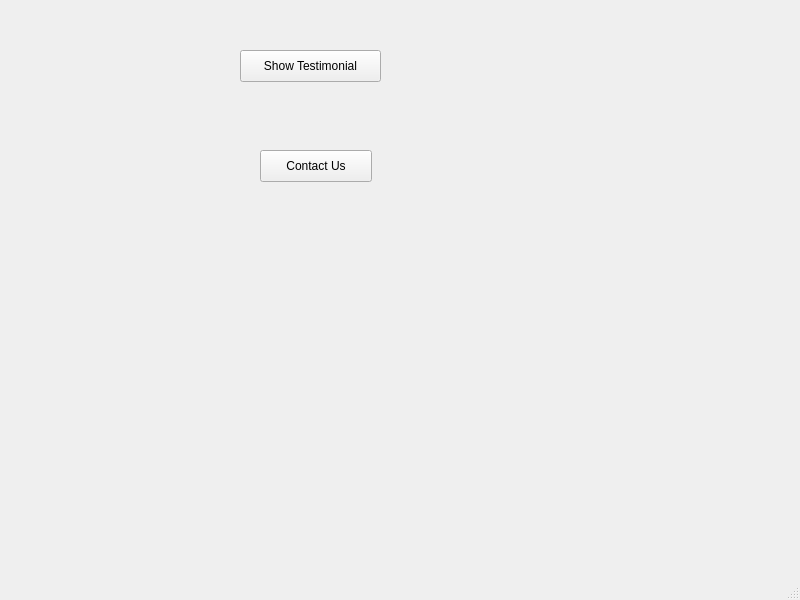
<?xml version="1.0" encoding="UTF-8"?>
<ui version="4.0">
 <class>MainWindow</class>
 <widget class="QMainWindow" name="MainWindow">
  <property name="geometry">
   <rect>
    <x>0</x>
    <y>0</y>
    <width>800</width>
    <height>600</height>
   </rect>
  </property>
  <property name="windowTitle">
   <string>MainWindow</string>
  </property>
  <widget class="QWidget" name="centralwidget">
   <widget class="QPushButton" name="showTestimonialButton">
    <property name="geometry">
     <rect>
      <x>240</x>
      <y>50</y>
      <width>141</width>
      <height>32</height>
     </rect>
    </property>
    <property name="text">
     <string>Show Testimonial</string>
    </property>
   </widget>
   <widget class="QPushButton" name="contactButton">
    <property name="geometry">
     <rect>
      <x>260</x>
      <y>150</y>
      <width>112</width>
      <height>32</height>
     </rect>
    </property>
    <property name="text">
     <string>Contact Us</string>
    </property>
   </widget>
  </widget>
  <widget class="QMenuBar" name="menubar">
   <property name="geometry">
    <rect>
     <x>0</x>
     <y>0</y>
     <width>800</width>
     <height>22</height>
    </rect>
   </property>
  </widget>
  <widget class="QStatusBar" name="statusbar"/>
 </widget>
 <resources/>
 <connections/>
</ui>
